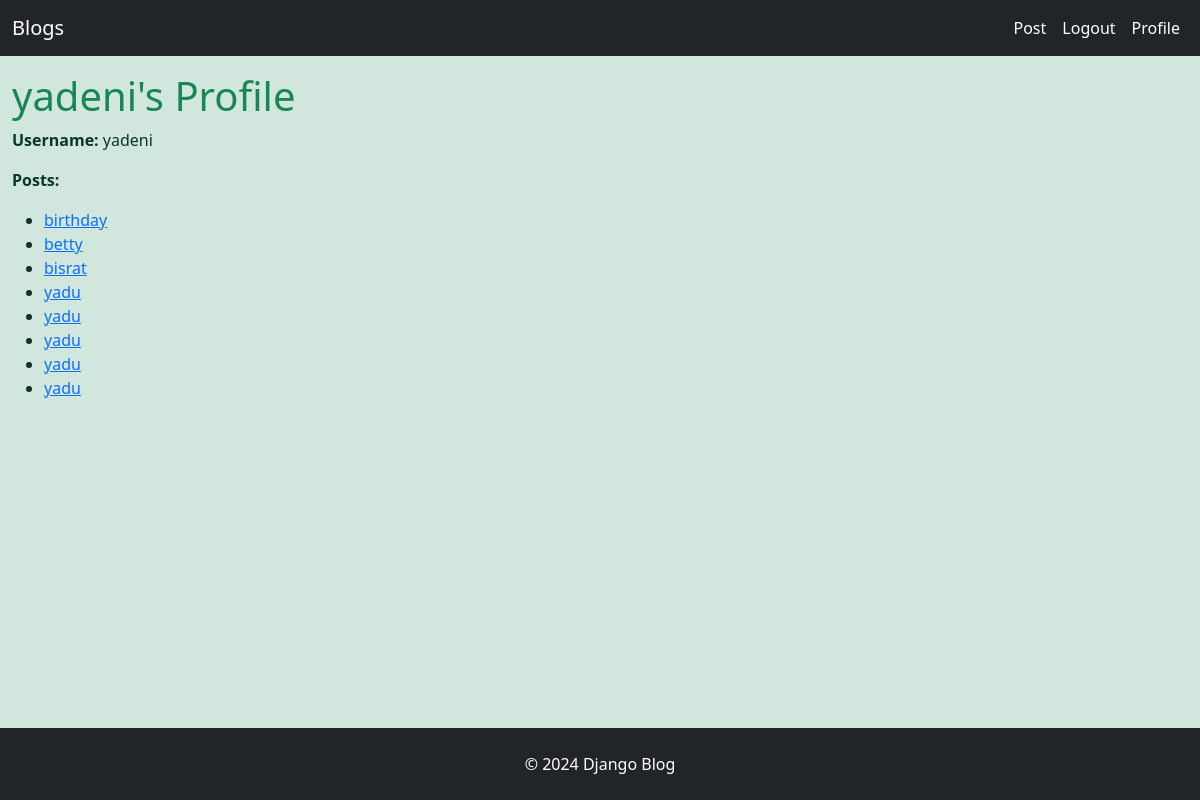
Before: /profile/ (signed in) with the older database file.
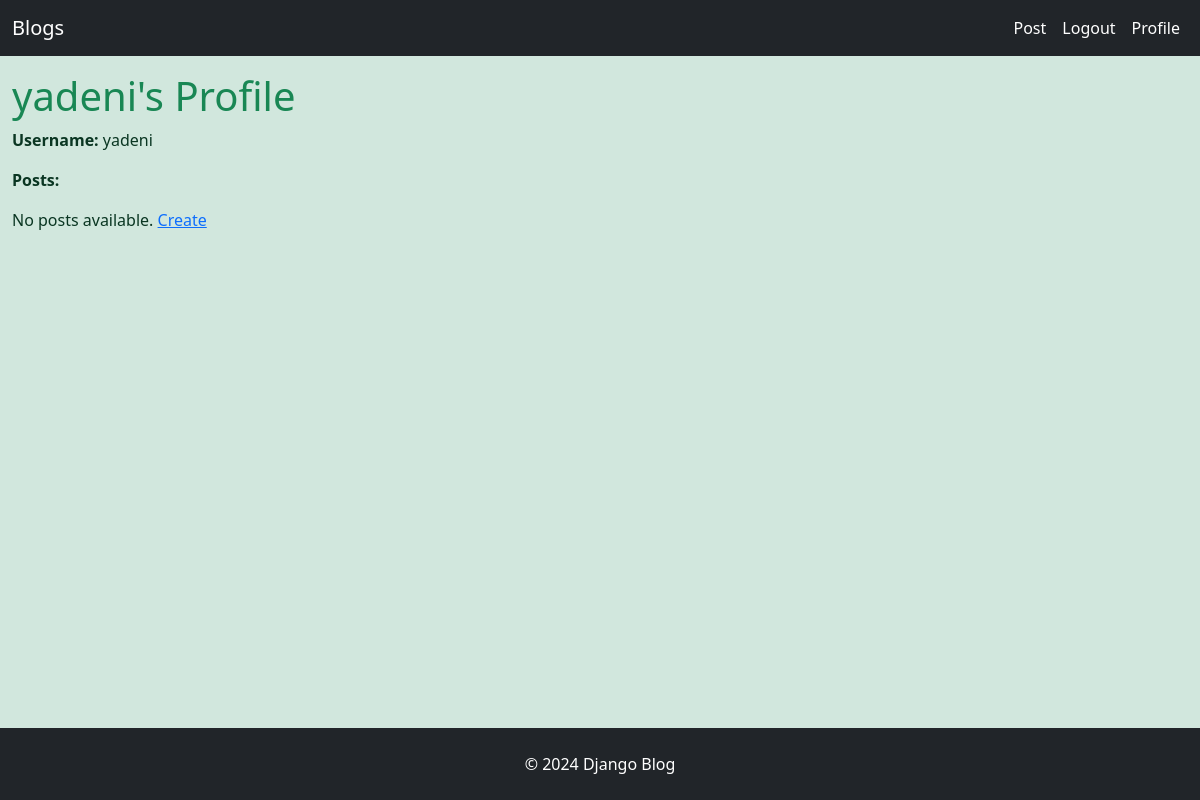
After: the same page with the newer database file.
### blog/models.py (models this page shows)
class Post(models.Model):
  tags =  TaggableManager()
  title = models.CharField(max_length=200)
  content = models.TextField()
  published_date = models.DateTimeField(auto_now_add=True)
  author = models.ForeignKey('auth.User', on_delete=models.CASCADE)
  created_at = models.DateTimeField(auto_now=True)

### blog/views.py (the view)
# urls.py: path('profile/', views.profile_view, name='profile'),
@login_required
def profile_view(request):
    posts = Post.objects.filter(author=request.user)
    return render(request, 'blog/profile.html', {'posts': posts})

### blog/templates/blog/profile.html (shortened to what this page needs)
{% extends 'blog/base.html' %}
{% block content %}
  <h1 class="mt-3 text-success">{{ request.user.username }}'s Profile</h1>
  <div class="profile-info">
    <p><strong>Username:</strong> {{ request.user.username }}</p>
    <p><strong>Posts:</strong> </p>
    {% if posts %}
      <ul>
        {% for post in posts %}
          <li><a href="{% url 'post_detail' post.id %}">{{ post.title }}</a></li>
        {% endfor %}
      </ul>
    {% else %}
      <p>No posts available. <a href = {% url 'post_create'%}> Create  </a></p>
    {% endif %}
  </div>
{% endblock %}

Changed rows visible on the page:
no longer on this page (row edited): Post: title "birthday"
no longer on this page (row edited): Post: title "betty"
no longer on this page (row edited): Post: title "bisrat"
no longer on this page (row edited): Post: title "yadu"
no longer on this page (row edited): Post: title "yadu"
no longer on this page (row edited): Post: title "yadu"
no longer on this page (row edited): Post: title "yadu"
no longer on this page (row edited): Post: title "yadu"
Other visible differences:
text now shown: "No posts available. Create"
